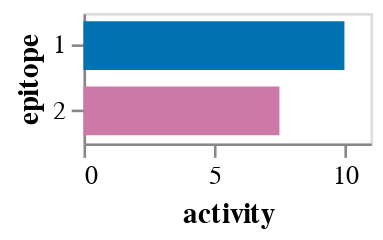
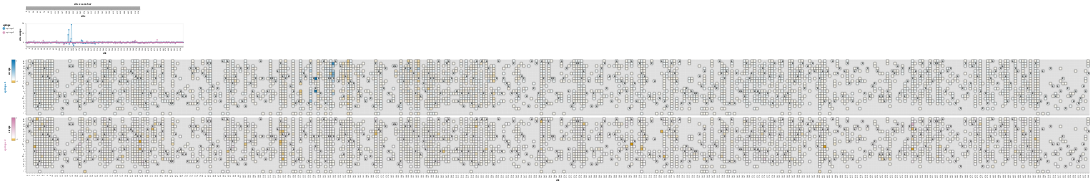

Notebook code for these charts, in order:
### Code cell
reference_sites = pd.read_csv("data/site_map.csv")["reference_site"].tolist()
model = polyclonal.Polyclonal(
    n_epitopes=2,
    data_to_fit=prob_escape_13.rename(
        columns={
            "antibody_concentration": "concentration",
            "aa_substitutions_reference": "aa_substitutions",
        }
    ),
    alphabet=polyclonal.AAS_WITHSTOP_WITHGAP,
    sites=reference_sites,
    spatial_distances=spatial_distances,
)

# fit model
opt_res = model.fit(
    logfreq=200,
    reg_escape_weight=0.1,
    reg_uniqueness_weight=0,
    reg_uniqueness2_weight=1,
    reg_spatial_weight=0.0,
    reg_spatial2_weight=0.0005,
)

# display results
display(model.activity_wt_barplot())
display(model.mut_escape_plot(addtl_slider_stats={"times_seen": 3}, init_floor_at_zero=False))

### Figure 1 — Vega-Lite specification as saved in the notebook (floating-point values rounded to 4 significant figures)
{"config": {"view": {"continuousWidth": 400, "continuousHeight": 300}, "axis": {"grid": false}}, "data": {"name": "data-39b13a6cc2061bacd2d4fb6e21f132ce"}, "mark": {"type": "bar", "size": 18.75}, "encoding": {"color": {"field": "epitope", "legend": null, "scale": {"domain": ["1", "2"], "range": ["#0072B2", "#CC79A7"]}, "type": "nominal"}, "tooltip": [{"field": "epitope", "type": "nominal"}, {"field": "activity", "format": ".2f", "type": "quantitative"}], "x": {"field": "activity", "title": "activity", "type": "quantitative"}, "y": {"field": "epitope", "sort": ["1", "2"], "type": "nominal"}}, "height": {"step": 25}, "width": 110, "$schema": "https://vega.github.io/schema/vega-lite/v5.2.0.json", "datasets": {"data-39b13a6cc2061bacd2d4fb6e21f132ce": [{"epitope": "1", "activity": 10.0}, {"epitope": "2", "activity": 7.51}]}}

### Figure 2 — Vega-Lite specification as saved in the notebook (floating-point values rounded to 4 significant figures; data arrays with more than 128 entries replaced by an {"elided": "..."} marker saying what was removed)
{"config": {"view": {"continuousWidth": 400, "continuousHeight": 300}, "axis": {"grid": false, "labelOverlap": "parity"}, "padding": 10}, "vconcat": [{"data": {"name": "data-4859a6ebdfa6e326c166d65684b069a9"}, "mark": "rect", "encoding": {"color": {"value": "gray"}, "tooltip": [{"field": "site", "type": "nominal"}], "x": {"field": "site", "sort": {"field": "_stat_site_order", "order": "ascending"}, "type": "ordinal"}}, "height": 11, "params": [{"name": "parameter008", "select": {"type": "interval", "encodings": ["x"], "mark": {"stroke": "black", "strokeWidth": 2}}}, {"name": "floor_at_zero", "select": {"type": "point", "fields": ["floor"]}, "bind": {"input": "radio", "options": [0, -1.062], "labels": ["yes", "no"], "name": "floor escape at zero"}, "value": [{"floor": -1.062}]}, {"name": "parameter008", "select": {"type": "interval", "encodings": ["x"], "mark": {"stroke": "black", "strokeWidth": 2}}}, {"name": "parameter005", "select": {"type": "point", "fields": ["cutoff"]}, "bind": {"input": "range", "max": 193.0, "min": 1.0, "name": "minimum times_seen"}, "value": [{"cutoff": 3}]}, {"name": "parameter006", "select": {"type": "point", "fields": ["cutoff"]}, "bind": {"input": "range", "max": 6.867, "min": -1.062, "name": "minimum max of escape at site"}, "value": [{"cutoff": -1.062}]}], "title": "site zoom bar", "width": 500}, {"layer": [{"mark": {"type": "line", "opacity": 0.7, "size": 1}, "encoding": {"color": {"field": "epitope", "legend": {"orient": "left"}, "scale": {"domain": ["epitope 1", "epitope 2"], "range": ["#0072B2", "#CC79A7"]}, "type": "nominal"}, "tooltip": [{"field": "site", "type": "nominal"}, {"field": "epitope", "type": "nominal"}, {"field": "_stat_site_val", "format": ".3g", "title": "site escape", "type": "quantitative"}, {"field": "wildtype", "type": "nominal"}], "x": {"field": "site", "sort": {"field": "_stat_site_order", "order": "ascending"}, "type": "ordinal"}, "y": {"field": "_stat_site_val", "scale": {"zero": true}, "title": "site escape", "type": "quantitative"}}, "params": [{"name": "site_stat", "select": {"type": "point", "fields": ["_stat_site_stat"]}, "bind": {"input": "radio", "options": ["_stat_sum", "_stat_mean", "_stat_max", "_stat_min"], "labels": ["sum", "mean", "max", "min"], "name": "site escape statistic"}, "value": [{"_stat_site_stat": "_stat_sum"}]}, {"name": "parameter007", "select": {"type": "point", "fields": ["_stat_show_line"]}, "bind": {"input": "radio", "options": [true, false], "labels": ["yes", "no"], "name": "show line on site plot"}, "value": [{"_stat_show_line": true}]}, {"name": "floor_at_zero", "select": {"type": "point", "fields": ["floor"]}, "bind": {"input": "radio", "options": [0, -1.062], "labels": ["yes", "no"], "name": "floor escape at zero"}, "value": [{"floor": -1.062}]}, {"name": "parameter008", "select": {"type": "interval", "encodings": ["x"], "mark": {"stroke": "black", "strokeWidth": 2}}}, {"name": "parameter005", "select": {"type": "point", "fields": ["cutoff"]}, "bind": {"input": "range", "max": 193.0, "min": 1.0, "name": "minimum times_seen"}, "value": [{"cutoff": 3}]}, {"name": "parameter006", "select": {"type": "point", "fields": ["cutoff"]}, "bind": {"input": "range", "max": 6.867, "min": -1.062, "name": "minimum max of escape at site"}, "value": [{"cutoff": -1.062}]}], "transform": [{"lookup": "site", "from": {"data": {"name": "data-da4d8508ced3d8b6e158db9658207c69"}, "key": "site", "fields": ["wildtype", "_stat_site_order"]}}, {"calculate": "max(datum['escape'],floor_at_zero['floor'])", "as": "_stat"}, {"filter": "((datum['times_seen'] >= (parameter005['cutoff'] - 1e-06)) || (!isNumber(datum['times_seen'])))"}, {"joinaggregate": [{"op": "max", "field": "_stat", "as": "_stat_site_max"}], "groupby": ["site"]}, {"filter": "((datum['_stat_site_max'] >= (parameter006['cutoff'] - 1e-06)) || (!isNumber(datum['_stat_site_max'])))"}, {"calculate": "(datum.wildtype !== datum.mutant)", "as": "_stat_not_wildtype"}, {"joinaggregate": [{"op": "max", "field": "_stat_not_wildtype", "as": "_stat_site_has_non_wildtype"}], "groupby": ["site"]}, {"filter": "datum['_stat_site_has_non_wildtype']"}, {"filter": {"param": "parameter008"}}, {"filter": "(datum.wildtype !== datum.mutant)"}, {"aggregate": [{"op": "sum", "field": "_stat", "as": "_stat_sum"}, {"op": "mean", "field": "_stat", "as": "_stat_mean"}, {"op": "max", "field": "_stat", "as": "_stat_max"}, {"op": "min", "field": "_stat", "as": "_stat_min"}], "groupby": ["site", "wildtype", "_stat_site_order", "epitope"]}, {"fold": ["_stat_sum", "_stat_mean", "_stat_max", "_stat_min"], "as": ["_stat_site_stat", "_stat_site_val"]}, {"filter": {"param": "site_stat"}}, {"calculate": "true", "as": "_stat_show_line"}, {"filter": {"param": "parameter007"}}]}, {"mark": {"type": "circle", "opacity": 0.7}, "encoding": {"color": {"field": "epitope", "legend": {"orient": "left"}, "scale": {"domain": ["epitope 1", "epitope 2"], "range": ["#0072B2", "#CC79A7"]}, "type": "nominal"}, "tooltip": [{"field": "site", "type": "nominal"}, {"field": "epitope", "type": "nominal"}, {"field": "_stat_site_val", "format": ".3g", "title": "site escape", "type": "quantitative"}, {"field": "wildtype", "type": "nominal"}], "x": {"field": "site", "sort": {"field": "_stat_site_order", "order": "ascending"}, "type": "ordinal"}, "y": {"field": "_stat_site_val", "scale": {"zero": true}, "title": "site escape", "type": "quantitative"}}, "transform": [{"lookup": "site", "from": {"data": {"name": "data-da4d8508ced3d8b6e158db9658207c69"}, "key": "site", "fields": ["wildtype", "_stat_site_order"]}}, {"calculate": "max(datum['escape'],floor_at_zero['floor'])", "as": "_stat"}, {"filter": "((datum['times_seen'] >= (parameter005['cutoff'] - 1e-06)) || (!isNumber(datum['times_seen'])))"}, {"joinaggregate": [{"op": "max", "field": "_stat", "as": "_stat_site_max"}], "groupby": ["site"]}, {"filter": "((datum['_stat_site_max'] >= (parameter006['cutoff'] - 1e-06)) || (!isNumber(datum['_stat_site_max'])))"}, {"calculate": "(datum.wildtype !== datum.mutant)", "as": "_stat_not_wildtype"}, {"joinaggregate": [{"op": "max", "field": "_stat_not_wildtype", "as": "_stat_site_has_non_wildtype"}], "groupby": ["site"]}, {"filter": "datum['_stat_site_has_non_wildtype']"}, {"filter": {"param": "parameter008"}}, {"filter": "(datum.wildtype !== datum.mutant)"}, {"aggregate": [{"op": "sum", "field": "_stat", "as": "_stat_sum"}, {"op": "mean", "field": "_stat", "as": "_stat_mean"}, {"op": "max", "field": "_stat", "as": "_stat_max"}, {"op": "min", "field": "_stat", "as": "_stat_min"}], "groupby": ["site", "wildtype", "_stat_site_order", "epitope"]}, {"fold": ["_stat_sum", "_stat_mean", "_stat_max", "_stat_min"], "as": ["_stat_site_stat", "_stat_site_val"]}, {"filter": {"param": "site_stat"}}]}], "data": {"name": "data-b388ad92a4ed5a6c1f9c62bfc2cc9d34"}, "height": 100, "width": 690}, {"vconcat": [{"layer": [{"mark": {"type": "rect", "color": "gray", "opacity": 0.25}, "encoding": {"x": {"field": "site", "sort": {"field": "_stat_site_order", "order": "ascending"}, "type": "ordinal"}, "y": {"field": "mutant", "scale": {"domain": ["R", "K", "H", "D", "E", "Q", "N", "S", "T", "Y", "W", "F", "A", "I", "L", "M", "V", "G", "P", "C", "-", "*"]}, "sort": ["R", "K", "H", "D", "E", "Q", "N", "S", "T", "Y", "W", "F", "A", "I", "L", "M", "V", "G", "P", "C", "-", "*"], "title": null, "type": "nominal"}}, "params": [{"name": "floor_at_zero", "select": {"type": "point", "fields": ["floor"]}, "bind": {"input": "radio", "options": [0, -1.062], "labels": ["yes", "no"], "name": "floor escape at zero"}, "value": [{"floor": -1.062}]}, {"name": "parameter008", "select": {"type": "interval", "encodings": ["x"], "mark": {"stroke": "black", "strokeWidth": 2}}}, {"name": "parameter005", "select": {"type": "point", "fields": ["cutoff"]}, "bind": {"input": "range", "max": 193.0, "min": 1.0, "name": "minimum times_seen"}, "value": [{"cutoff": 3}]}, {"name": "parameter006", "select": {"type": "point", "fields": ["cutoff"]}, "bind": {"input": "range", "max": 6.867, "min": -1.062, "name": "minimum max of escape at site"}, "value": [{"cutoff": -1.062}]}], "transform": [{"lookup": "site", "from": {"data": {"name": "data-da4d8508ced3d8b6e158db9658207c69"}, "key": "site", "fields": ["wildtype", "_stat_site_order"]}}, {"calculate": "max(datum['escape'],floor_at_zero['floor'])", "as": "_stat"}, {"filter": "((datum['times_seen'] >= (parameter005['cutoff'] - 1e-06)) || (!isNumber(datum['times_seen'])))"}, {"joinaggregate": [{"op": "max", "field": "_stat", "as": "_stat_site_max"}], "groupby": ["site"]}, {"filter": "((datum['_stat_site_max'] >= (parameter006['cutoff'] - 1e-06)) || (!isNumber(datum['_stat_site_max'])))"}, {"calculate": "(datum.wildtype !== datum.mutant)", "as": "_stat_not_wildtype"}, {"joinaggregate": [{"op": "max", "field": "_stat_not_wildtype", "as": "_stat_site_has_non_wildtype"}], "groupby": ["site"]}, {"filter": "datum['_stat_site_has_non_wildtype']"}, {"filter": {"param": "parameter008"}}, {"impute": "_stat_dummy", "key": "mutant", "groupby": ["site"], "keyvals": ["R", "K", "H", "D", "E", "Q", "N", "S", "T", "Y", "W", "F", "A", "I", "L", "M", "V", "G", "P", "C", "-", "*"], "value": null}]}, {"mark": "rect", "encoding": {"color": {"field": "_stat", "legend": {"gradientLength": 100, "gradientStrokeColor": "black", "gradientStrokeWidth": 0.5, "orient": "left", "title": "escape", "titleOrient": "left"}, "scale": {"domainMax": 6.867, "domainMid": 0, "domainMin": {"expr": "floor_at_zero.floor"}, "nice": false, "range": ["#e69f00", "#e7a40d", "#e9a91b", "#eaae28", "#ebb336", "#edb843", "#eebd51", "#efc25e", "#f1c76b", "#f2cc79", "#f3d286", "#f4d794", "#f6dca1", "#f7e1ae", "#f8e6bc", "#faebc9", "#fbf0d7", "#fcf5e4", "#fefaf2", "#ffffff", "#f2f8fb", "#e4f0f7", "#d7e9f3", "#c9e1ef", "#bcdaeb", "#aed2e7", "#a1cbe3", "#94c4df", "#86bcdb", "#79b5d6", "#6badd2", "#5ea6ce", "#519fca", "#4397c6", "#3690c2", "#2888be", "#1b81ba", "#0d79b6", "#0072b2"], "type": "linear", "zero": true}, "type": "quantitative"}, "stroke": {"value": "black"}, "tooltip": [{"field": "site", "type": "nominal"}, {"field": "wildtype", "type": "nominal"}, {"field": "mutant", "type": "nominal"}, {"field": "escape", "format": ".3g", "type": "quantitative"}, {"field": "epitope", "type": "nominal"}, {"field": "times_seen", "format": ".3g", "type": "quantitative"}], "x": {"axis": {"labels": false, "ticks": false, "title": null}, "field": "site", "sort": {"field": "_stat_site_order", "order": "ascending"}, "type": "ordinal"}, "y": {"field": "mutant", "scale": {"domain": ["R", "K", "H", "D", "E", "Q", "N", "S", "T", "Y", "W", "F", "A", "I", "L", "M", "V", "G", "P", "C", "-", "*"]}, "sort": ["R", "K", "H", "D", "E", "Q", "N", "S", "T", "Y", "W", "F", "A", "I", "L", "M", "V", "G", "P", "C", "-", "*"], "title": null, "type": "nominal"}}, "title": {"text": "epitope 1", "anchor": "middle", "color": "#0072B2", "orient": "left"}, "transform": [{"lookup": "site", "from": {"data": {"name": "data-da4d8508ced3d8b6e158db9658207c69"}, "key": "site", "fields": ["wildtype", "_stat_site_order"]}}, {"calculate": "max(datum['escape'],floor_at_zero['floor'])", "as": "_stat"}, {"filter": "((datum['times_seen'] >= (parameter005['cutoff'] - 1e-06)) || (!isNumber(datum['times_seen'])))"}, {"joinaggregate": [{"op": "max", "field": "_stat", "as": "_stat_site_max"}], "groupby": ["site"]}, {"filter": "((datum['_stat_site_max'] >= (parameter006['cutoff'] - 1e-06)) || (!isNumber(datum['_stat_site_max'])))"}, {"calculate": "(datum.wildtype !== datum.mutant)", "as": "_stat_not_wildtype"}, {"joinaggregate": [{"op": "max", "field": "_stat_not_wildtype", "as": "_stat_site_has_non_wildtype"}], "groupby": ["site"]}, {"filter": "datum['_stat_site_has_non_wildtype']"}, {"filter": {"param": "parameter008"}}, {"filter": "(datum['epitope'] === 'epitope 1')"}]}, {"mark": {"type": "text", "color": "black", "text": "x"}, "encoding": {"x": {"field": "site", "sort": {"field": "_stat_site_order", "order": "ascending"}, "type": "ordinal"}, "y": {"field": "mutant", "scale": {"domain": ["R", "K", "H", "D", "E", "Q", "N", "S", "T", "Y", "W", "F", "A", "I", "L", "M", "V", "G", "P", "C", "-", "*"]}, "sort": ["R", "K", "H", "D", "E", "Q", "N", "S", "T", "Y", "W", "F", "A", "I", "L", "M", "V", "G", "P", "C", "-", "*"], "title": null, "type": "nominal"}}, "transform": [{"lookup": "site", "from": {"data": {"name": "data-da4d8508ced3d8b6e158db9658207c69"}, "key": "site", "fields": ["wildtype", "_stat_site_order"]}}, {"calculate": "max(datum['escape'],floor_at_zero['floor'])", "as": "_stat"}, {"filter": "((datum['times_seen'] >= (parameter005['cutoff'] - 1e-06)) || (!isNumber(datum['times_seen'])))"}, {"joinaggregate": [{"op": "max", "field": "_stat", "as": "_stat_site_max"}], "groupby": ["site"]}, {"filter": "((datum['_stat_site_max'] >= (parameter006['cutoff'] - 1e-06)) || (!isNumber(datum['_stat_site_max'])))"}, {"calculate": "(datum.wildtype !== datum.mutant)", "as": "_stat_not_wildtype"}, {"joinaggregate": [{"op": "max", "field": "_stat_not_wildtype", "as": "_stat_site_has_non_wildtype"}], "groupby": ["site"]}, {"filter": "datum['_stat_site_has_non_wildtype']"}, {"filter": {"param": "parameter008"}}, {"filter": "(datum.wildtype === datum.mutant)"}]}], "height": {"step": 11}, "width": {"step": 11}}, {"layer": [{"mark": {"type": "rect", "color": "gray", "opacity": 0.25}, "encoding": {"x": {"field": "site", "sort": {"field": "_stat_site_order", "order": "ascending"}, "type": "ordinal"}, "y": {"field": "mutant", "scale": {"domain": ["R", "K", "H", "D", "E", "Q", "N", "S", "T", "Y", "W", "F", "A", "I", "L", "M", "V", "G", "P", "C", "-", "*"]}, "sort": ["R", "K", "H", "D", "E", "Q", "N", "S", "T", "Y", "W", "F", "A", "I", "L", "M", "V", "G", "P", "C", "-", "*"], "title": null, "type": "nominal"}}, "params": [{"name": "floor_at_zero", "select": {"type": "point", "fields": ["floor"]}, "bind": {"input": "radio", "options": [0, -1.062], "labels": ["yes", "no"], "name": "floor escape at zero"}, "value": [{"floor": -1.062}]}, {"name": "parameter008", "select": {"type": "interval", "encodings": ["x"], "mark": {"stroke": "black", "strokeWidth": 2}}}, {"name": "parameter005", "select": {"type": "point", "fields": ["cutoff"]}, "bind": {"input": "range", "max": 193.0, "min": 1.0, "name": "minimum times_seen"}, "value": [{"cutoff": 3}]}, {"name": "parameter006", "select": {"type": "point", "fields": ["cutoff"]}, "bind": {"input": "range", "max": 6.867, "min": -1.062, "name": "minimum max of escape at site"}, "value": [{"cutoff": -1.062}]}], "transform": [{"lookup": "site", "from": {"data": {"name": "data-da4d8508ced3d8b6e158db9658207c69"}, "key": "site", "fields": ["wildtype", "_stat_site_order"]}}, {"calculate": "max(datum['escape'],floor_at_zero['floor'])", "as": "_stat"}, {"filter": "((datum['times_seen'] >= (parameter005['cutoff'] - 1e-06)) || (!isNumber(datum['times_seen'])))"}, {"joinaggregate": [{"op": "max", "field": "_stat", "as": "_stat_site_max"}], "groupby": ["site"]}, {"filter": "((datum['_stat_site_max'] >= (parameter006['cutoff'] - 1e-06)) || (!isNumber(datum['_stat_site_max'])))"}, {"calculate": "(datum.wildtype !== datum.mutant)", "as": "_stat_not_wildtype"}, {"joinaggregate": [{"op": "max", "field": "_stat_not_wildtype", "as": "_stat_site_has_non_wildtype"}], "groupby": ["site"]}, {"filter": "datum['_stat_site_has_non_wildtype']"}, {"filter": {"param": "parameter008"}}, {"impute": "_stat_dummy", "key": "mutant", "groupby": ["site"], "keyvals": ["R", "K", "H", "D", "E", "Q", "N", "S", "T", "Y", "W", "F", "A", "I", "L", "M", "V", "G", "P", "C", "-", "*"], "value": null}]}, {"mark": "rect", "encoding": {"color": {"field": "_stat", "legend": {"gradientLength": 100, "gradientStrokeColor": "black", "gradientStrokeWidth": 0.5, "orient": "left", "title": "escape", "titleOrient": "left"}, "scale": {"domainMax": 6.867, "domainMid": 0, "domainMin": {"expr": "floor_at_zero.floor"}, "nice": false, "range": ["#e69f00", "#e7a40d", "#e9a91b", "#eaae28", "#ebb336", "#edb843", "#eebd51", "#efc25e", "#f1c76b", "#f2cc79", "#f3d286", "#f4d794", "#f6dca1", "#f7e1ae", "#f8e6bc", "#faebc9", "#fbf0d7", "#fcf5e4", "#fefaf2", "#ffffff", "#fcf8fa", "#faf1f6", "#f7eaf1", "#f4e3ec", "#f2dce8", "#efd5e3", "#eccedf", "#eac7da", "#e7c0d5", "#e4b8d1", "#e1b1cc", "#dfaac7", "#dca3c3", "#d99cbe", "#d795ba", "#d48eb5", "#d187b0", "#cf80ac", "#cc79a7"], "type": "linear", "zero": true}, "type": "quantitative"}, "stroke": {"value": "black"}, "tooltip": [{"field": "site", "type": "nominal"}, {"field": "wildtype", "type": "nominal"}, {"field": "mutant", "type": "nominal"}, {"field": "escape", "format": ".3g", "type": "quantitative"}, {"field": "epitope", "type": "nominal"}, {"field": "times_seen", "format": ".3g", "type": "quantitative"}], "x": {"axis": {"labels": true, "ticks": true, "title": "site"}, "field": "site", "sort": {"field": "_stat_site_order", "order": "ascending"}, "type": "ordinal"}, "y": {"field": "mutant", "scale": {"domain": ["R", "K", "H", "D", "E", "Q", "N", "S", "T", "Y", "W", "F", "A", "I", "L", "M", "V", "G", "P", "C", "-", "*"]}, "sort": ["R", "K", "H", "D", "E", "Q", "N", "S", "T", "Y", "W", "F", "A", "I", "L", "M", "V", "G", "P", "C", "-", "*"], "title": null, "type": "nominal"}}, "title": {"text": "epitope 2", "anchor": "middle", "color": "#CC79A7", "orient": "left"}, "transform": [{"lookup": "site", "from": {"data": {"name": "data-da4d8508ced3d8b6e158db9658207c69"}, "key": "site", "fields": ["wildtype", "_stat_site_order"]}}, {"calculate": "max(datum['escape'],floor_at_zero['floor'])", "as": "_stat"}, {"filter": "((datum['times_seen'] >= (parameter005['cutoff'] - 1e-06)) || (!isNumber(datum['times_seen'])))"}, {"joinaggregate": [{"op": "max", "field": "_stat", "as": "_stat_site_max"}], "groupby": ["site"]}, {"filter": "((datum['_stat_site_max'] >= (parameter006['cutoff'] - 1e-06)) || (!isNumber(datum['_stat_site_max'])))"}, {"calculate": "(datum.wildtype !== datum.mutant)", "as": "_stat_not_wildtype"}, {"joinaggregate": [{"op": "max", "field": "_stat_not_wildtype", "as": "_stat_site_has_non_wildtype"}], "groupby": ["site"]}, {"filter": "datum['_stat_site_has_non_wildtype']"}, {"filter": {"param": "parameter008"}}, {"filter": "(datum['epitope'] === 'epitope 2')"}]}, {"mark": {"type": "text", "color": "black", "text": "x"}, "encoding": {"x": {"field": "site", "sort": {"field": "_stat_site_order", "order": "ascending"}, "type": "ordinal"}, "y": {"field": "mutant", "scale": {"domain": ["R", "K", "H", "D", "E", "Q", "N", "S", "T", "Y", "W", "F", "A", "I", "L", "M", "V", "G", "P", "C", "-", "*"]}, "sort": ["R", "K", "H", "D", "E", "Q", "N", "S", "T", "Y", "W", "F", "A", "I", "L", "M", "V", "G", "P", "C", "-", "*"], "title": null, "type": "nominal"}}, "transform": [{"lookup": "site", "from": {"data": {"name": "data-da4d8508ced3d8b6e158db9658207c69"}, "key": "site", "fields": ["wildtype", "_stat_site_order"]}}, {"calculate": "max(datum['escape'],floor_at_zero['floor'])", "as": "_stat"}, {"filter": "((datum['times_seen'] >= (parameter005['cutoff'] - 1e-06)) || (!isNumber(datum['times_seen'])))"}, {"joinaggregate": [{"op": "max", "field": "_stat", "as": "_stat_site_max"}], "groupby": ["site"]}, {"filter": "((datum['_stat_site_max'] >= (parameter006['cutoff'] - 1e-06)) || (!isNumber(datum['_stat_site_max'])))"}, {"calculate": "(datum.wildtype !== datum.mutant)", "as": "_stat_not_wildtype"}, {"joinaggregate": [{"op": "max", "field": "_stat_not_wildtype", "as": "_stat_site_has_non_wildtype"}], "groupby": ["site"]}, {"filter": "datum['_stat_site_has_non_wildtype']"}, {"filter": {"param": "parameter008"}}, {"filter": "(datum.wildtype === datum.mutant)"}]}], "height": {"step": 11}, "width": {"step": 11}}], "data": {"name": "data-b388ad92a4ed5a6c1f9c62bfc2cc9d34"}, "resolve": {"scale": {"color": "independent", "x": "shared"}}, "spacing": 10}], "resolve": {"scale": {"color": "independent"}}, "$schema": "https://vega.github.io/schema/vega-lite/v5.2.0.json", "datasets": {"data-4859a6ebdfa6e326c166d65684b069a9": {"elided": "502 records"}, "data-b388ad92a4ed5a6c1f9c62bfc2cc9d34": {"elided": "7476 records"}, "data-da4d8508ced3d8b6e158db9658207c69": {"elided": "502 records"}}}
